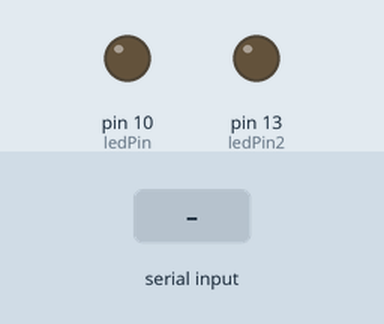
Bench run of a sketch on a simulated Arduino Uno, built with avr-gcc and run on an emulated ATmega328P. On the bench: output pins drawn as LEDs (lit = HIGH). The test bench sets the inputs (shaded band). What the sketch prints to the serial monitor is not drawn.

Above: at 1.2 s.
1.3 s: "1" received over Serial
At 2.1 s:
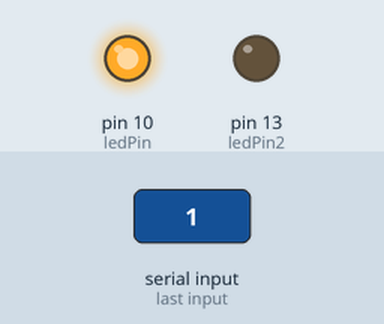
2.8 s: "0" received over Serial
At 3.3 s:
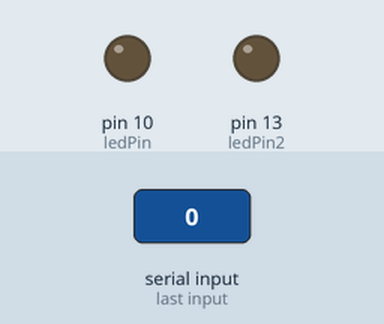
Timing chart, 0 to 5.8 s (numbered marks = the images above; inputs shaded):
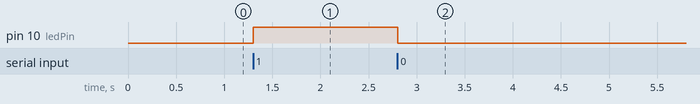

Measured:
- after the input at 1.3 s, pin 10 (ledPin): LOW → HIGH at once
- after the input at 2.8 s, pin 10 (ledPin): HIGH → LOW at once

The sketch:

BlinkWithoutDelay.ino
```cpp
// constants won't change. Used here to set a pin number:
const int ledPin2 = 13;// the number of the LED pin
const int ledPin = 10;
const int buttonPin = 2;
// Variables will change:
int ledState = LOW;             // ledState used to set the LED
int buttonState = 0;

// Generally, you should use "unsigned long" for variables that hold time
// The value will quickly become too large for an int to store
// unsigned long previousMillis = 0;        // will store last time LED was updated

// constants won't change:
// const long interval = 1000;           // interval at which to blink (milliseconds)

void setup() {
  // set the digital pin as output:
  Serial.begin(115200);
  pinMode(ledPin, OUTPUT);
  pinMode(ledPin2, OUTPUT);
  pinMode(buttonPin, INPUT);
}
char c;
int count =10;
void loop() {

  read();
  send();
  // delay(500);

}

void updateCount(){
  count++;
  if(count>99){
    count=10;
  }
  return;
}

int sendCount = 1;

void send(){
  // buttonState = digitalRead(buttonPin);

  // // check if the pushbutton is pressed. If it is, the buttonState is HIGH:
  // if (buttonState == HIGH) {
  //   // turn LED on:
  //   Serial.println("Hello World");
  // } else {
  //   // turn LED off:
  //   Serial.println("Goodbye World");
  // }

  Serial.println(createPacket(sendCount));


  sendCount++;
  if(sendCount>3){
    sendCount=1;
  }


}

String createPacket(int identifier){
  int num = identifier;
  String s = ",";
  s += String(num);
  num -=1;
  num *= 6;
  num +=1;

  for(int i=0;i<6;i++){
    s += ",";
    s += String(num+i);
    s += String(count);
  }


  updateCount();
  return s;

}


void read(){
    if(Serial.available()){
    c = Serial.read();
    if(c=='1'){
      ledState = HIGH;
      digitalWrite(ledPin2, LOW);

    }
    else if(c=='0'){
      ledState = LOW;
      digitalWrite(ledPin2, LOW);

    }
    // else{
    //   Serial.println(c);
    // }

    digitalWrite(ledPin, ledState);
  }

}
```
